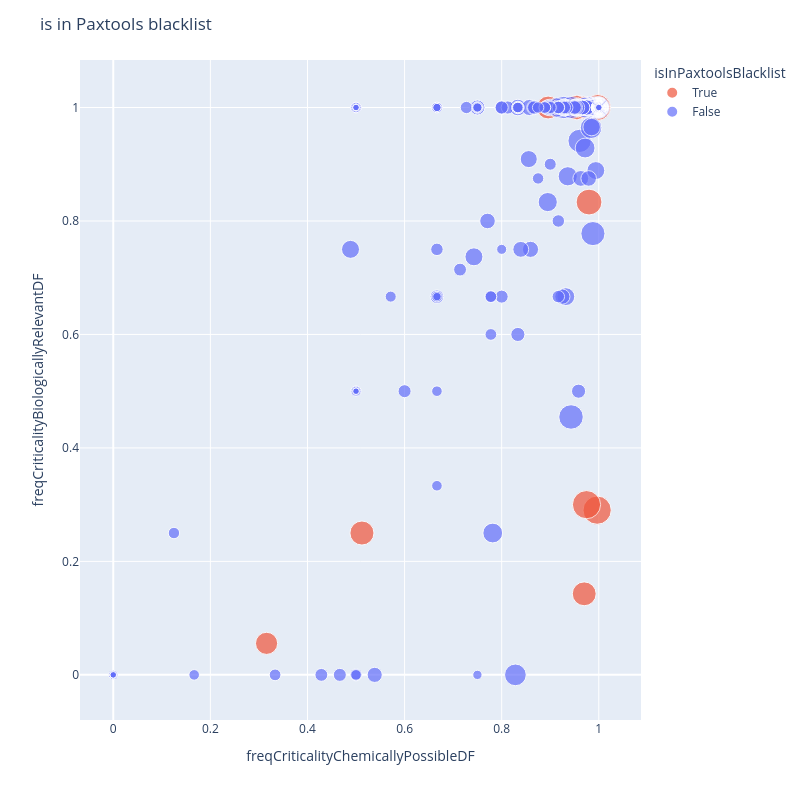

Notebook code for this chart:
### Code cell
# blacklist.txt
#paxtoolsBlackList = ["CHEBI:13390", "CHEBI:16908", "CHEBI:4208", "CHEBI:58343", "CHEBI:17200", "CHEBI:57945", "CHEBI:17552", "CHEBI:16027", "CHEBI:456215", "CHEBI:46911", "CHEBI:15377", "CHEBI:15361", "CHEBI:15379", "CHEBI:30031", "CHEBI:57287", "CHEBI:25524", "CHEBI:57856", "CHEBI:16680", "CHEBI:58223", "CHEBI:16134", "CHEBI:16526", "CHEBI:18367", "CHEBI:13392", "CHEBI:29016", "CHEBI:15422", "CHEBI:17361", "CHEBI:29888", "CHEBI:32863", "CHEBI:16240", "CHEBI:17925", "CHEBI:35235", "CHEBI:57540", "CHEBI:58349", "CHEBI:15846", "CHEBI:57288", "CHEBI:58052", "CHEBI:57925", "CHEBI:13389", "CHEBI:16810", "CHEBI:57783", "CHEBI:17561", "CHEBI:30915", "CHEBI:15378", "CHEBI:32551", "CHEBI:35780", "CHEBI:16467", "CHEBI:15356", "CHEBI:17659", "CHEBI:58189", "CHEBI:58339", "CHEBI:16015", "CHEBI:16761", "CHEBI:60377", "CHEBI:32682", "CHEBI:15428", "CHEBI:17985", "CHEBI:15414", "CHEBI:45212", "CHEBI:456216", "CHEBI:37565", "CHEBI:16856", "CHEBI:30616", "CHEBI:59789", "CHEBI:17980", "CHEBI:68836", "CHEBI:15351", "CHEBI:16238", "CHEBI:15996", "CHEBI:16474", "CHEBI:29985", "CHEBI:15346", "CHEBI:18009", "CHEBI:51381"]
#
# blacklist-names.txt
#paxtoolsBlackList = ["CHEBI:13390", "CHEBI:16908", "CHEBI:57945", "CHEBI:17552", "CHEBI:15377", "CHEBI:15379", "CHEBI:25524", "CHEBI:24636", "CHEBI:16526", "CHEBI:29888", "CHEBI:18367", "CHEBI:13392", "CHEBI:77740", "CHEBI:15422", "CHEBI:28931", "CHEBI:57540", "CHEBI:58307", "CHEBI:58349", "CHEBI:17877", "CHEBI:15846", "CHEBI:57783", "CHEBI:15378", "CHEBI:58189", "CHEBI:35780", "CHEBI:18361", "CHEBI:35782", "CHEBI:16761", "CHEBI:26078", "CHEBI:43474", "CHEBI:25523", "CHEBI:456216", "CHEBI:37565", "CHEBI:30616", "CHEBI:68836", "CHEBI:15996", "CHEBI:16474", "CHEBI:18009"]
#
# blacklist.txt UNION blacklist-names.txt
paxtoolsBlackList = ["CHEBI:13390", "CHEBI:16908", "CHEBI:4208", "CHEBI:17200", "CHEBI:57945", "CHEBI:16027", "CHEBI:456215", "CHEBI:15361", "CHEBI:30031", "CHEBI:57287", "CHEBI:58223", "CHEBI:16134", "CHEBI:16526", "CHEBI:35235", "CHEBI:13392", "CHEBI:28931", "CHEBI:58349", "CHEBI:17877", "CHEBI:15846", "CHEBI:57925", "CHEBI:16810", "CHEBI:57783", "CHEBI:30915", "CHEBI:15378", "CHEBI:60377", "CHEBI:17659", "CHEBI:15356", "CHEBI:58339", "CHEBI:35782", "CHEBI:16015", "CHEBI:16761", "CHEBI:26078", "CHEBI:15428", "CHEBI:37565", "CHEBI:16856", "CHEBI:30616", "CHEBI:59789", "CHEBI:15351", "CHEBI:16238", "CHEBI:16474", "CHEBI:18009", "CHEBI:51381", "CHEBI:58343", "CHEBI:17552", "CHEBI:46911", "CHEBI:15377", "CHEBI:57856", "CHEBI:15379", "CHEBI:25524", "CHEBI:16680", "CHEBI:24636", "CHEBI:18367", "CHEBI:29888", "CHEBI:32863", "CHEBI:29016", "CHEBI:77740", "CHEBI:15422", "CHEBI:17361", "CHEBI:57540", "CHEBI:16240", "CHEBI:17925", "CHEBI:58307", "CHEBI:57288", "CHEBI:58052", "CHEBI:13389", "CHEBI:17561", "CHEBI:58189", "CHEBI:32551", "CHEBI:35780", "CHEBI:16467", "CHEBI:18361", "CHEBI:32682", "CHEBI:43474", "CHEBI:25523", "CHEBI:17985", "CHEBI:15414", "CHEBI:45212", "CHEBI:456216", "CHEBI:17980", "CHEBI:68836", "CHEBI:29985", "CHEBI:15996", "CHEBI:15346"]


#print(dfMoleculesChemicallyPossibleBiologicallyRelevant[dfMoleculesChemicallyPossibleBiologicallyRelevant["chebiID"].isin(paxtoolsBlackList)])
dfMoleculesChemicallyPossibleBiologicallyRelevant["isInPaxtoolsBlacklist"] = dfMoleculesChemicallyPossibleBiologicallyRelevant["chebiID"].isin(paxtoolsBlackList)

cmap = {True: px.colors.qualitative.Plotly[1], False: px.colors.qualitative.Plotly[0]}

fig = px.scatter(dfMoleculesChemicallyPossibleBiologicallyRelevant, x="freqCriticalityChemicallyPossibleDF", y="freqCriticalityBiologicallyRelevantDF", hover_name="moleculeChebiLabel", hover_data=["countChemicallyPossible", "countBiologicallyRelevant"], size=np.log10(dfMoleculesChemicallyPossibleBiologicallyRelevant["countChemicallyPossible"]), color="isInPaxtoolsBlacklist", color_discrete_map = cmap)
fig.update_layout(width=800)
fig.update_layout(height=800)
fig.update_layout(title='is in Paxtools blacklist')
fig.show()

### Figure 1 — Plotly figure (JSON) as saved in the notebook; plotly's stock layout.template omitted (floating-point values rounded to 4 significant figures; data arrays with more than 128 entries replaced by an {"elided": "..."} marker saying what was removed)
{"data": [{"customdata": [[351120, 31], [323202, 130], [46425, 7], [42406, 6], [16864, 2], [10258, 8], [9000, 7], [4158, 3], [3640, 27], [2581, 18], [46, 7], [3, 1]], "hovertemplate": "<b>%{hovertext}</b><br><br>isInPaxtoolsBlacklist=True<br>freqCriticalityChemicallyPossibleDF=%{x}<br>freqCriticalityBiologicallyRelevantDF=%{y}<br>size=%{marker.size}<br>countChemicallyPossible=%{customdata[0]}<br>countBiologicallyRelevant=%{customdata[1]}<extra></extra>", "hovertext": ["water", "hydron", "ATP(4-)", "ADP(3-)", "hydrogenphosphate", "NADPH(4-)", "NADP(3-)", "NAD(1-)", "carbon dioxide", "NADH(2-)", "FADH2(2-)", "phosphate(3-)"], "legendgroup": "True", "marker": {"color": "#EF553B", "size": [5.545, 5.509, 4.667, 4.627, 4.227, 4.011, 3.954, 3.619, 3.561, 3.412, 1.663, 0.4771], "sizemode": "area", "sizeref": 0.01386, "symbol": "circle"}, "mode": "markers", "name": "True", "orientation": "v", "showlegend": true, "type": "scatter", "x": [0.9966, 0.9747, 0.9977, 0.9799, 0.9551, 0.5122, 0.97, 0.8956, 0.9681, 0.3158, 1, 1], "xaxis": "x", "y": [0.2903, 0.3, 1, 0.8333, 1, 0.25, 0.1429, 1, 1, 0.05556, 1, 1], "yaxis": "y"}, {"customdata": {"elided": "825x2 int values"}, "hovertemplate": "<b>%{hovertext}</b><br><br>isInPaxtoolsBlacklist=False<br>freqCriticalityChemicallyPossibleDF=%{x}<br>freqCriticalityBiologicallyRelevantDF=%{y}<br>size=%{marker.size}<br>countChemicallyPossible=%{customdata[0]}<br>countBiologicallyRelevant=%{customdata[1]}<extra></extra>", "hovertext": {"elided": "825 str values"}, "legendgroup": "False", "marker": {"color": "#636EFA", "size": {"elided": "825 float values"}, "sizemode": "area", "sizeref": 0.01386, "symbol": "circle"}, "mode": "markers", "name": "False", "orientation": "v", "showlegend": true, "type": "scatter", "x": {"elided": "825 float values"}, "xaxis": "x", "y": {"elided": "825 float values"}, "yaxis": "y"}], "layout": {"height": 800, "legend": {"itemsizing": "constant", "title": {"text": "isInPaxtoolsBlacklist"}, "tracegroupgap": 0}, "margin": {"t": 60}, "title": {"text": "is in Paxtools blacklist"}, "width": 800, "xaxis": {"anchor": "y", "domain": [0, 1], "title": {"text": "freqCriticalityChemicallyPossibleDF"}}, "yaxis": {"anchor": "x", "domain": [0, 1], "title": {"text": "freqCriticalityBiologicallyRelevantDF"}}}}
